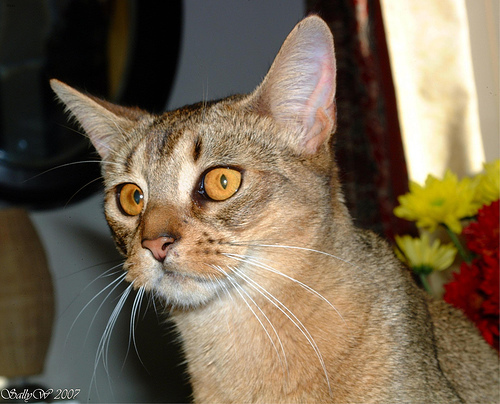
#> input picture Imagens/Abyssinian_108.jpg, 500 x 404 px; its folder holds only this picture in this run
$ python hog_pca.py
#> lines starting #> are read from the running program, lines starting #| are printed output that depends on the picture
"""
Geração de bases HOG + PCA (grid search sobre resolução x pixels por célula).
Segue a estrutura do notebook HOG_FeatureExtraction.ipynb:
  imread -> resize (anti_aliasing=True) -> rgb2gray -> hog -> classe dog/cat

Entrada : pasta "Imagens" (todas as imagens juntas)
Saída   : todasasbases/
            hog_pura/  -> HOG_<res>_<cel>x<cel>.csv
            pca/       -> HOG_<res>_<cel>x<cel>_PCA-75.csv e _PCA-90.csv
            ordem_imagens.csv -> arquivo e classe de cada linha (mesma ordem dos CSVs)

Em todos os CSVs a coluna 'classe' é a última.

Requisitos: pip install scikit-image scikit-learn pandas numpy
"""
import os
import time

import numpy as np
import pandas as pd
from skimage.io import imread
from skimage.transform import resize
from skimage.color import rgb2gray, rgba2rgb
from skimage.feature import hog
from sklearn.decomposition import PCA


PASTA_IMAGENS = "Imagens"
PASTA_SAIDA = "todasasbases"
SUBPASTA_HOG = "hog_pura"
SUBPASTA_PCA = "pca"

# Grid search
RESOLUCOES = [256, 128, 64]
PIXELS_POR_CELULA = [8, 12, 16, 20, 24, 32]

# Parâmetros fixos do HOG (iguais ao notebook)
ORIENTACOES = 9
CELULAS_POR_BLOCO = (2, 2)

# Variância explicada mantida pelo PCA
PCA_VARIANCIAS = {"PCA-75": 0.75, "PCA-90": 0.90}

EXTENSOES = (".jpg", ".jpeg", ".png")


def listar_imagens(pasta):
    """Lista os arquivos de imagem da pasta, em ordem alfabética (reprodutível)."""
    return sorted(f for f in os.listdir(pasta) if f.lower().endswith(EXTENSOES))


def definir_classe(nome_arquivo):
    """Mesma regra do notebook: raças -> 'dog' ou 'cat'.
    Se não bater com nenhuma raça, mantém o nome do arquivo (como no notebook)."""
    if "american_bulldog" in nome_arquivo or "yorkshire_terrier" in nome_arquivo:
        return "dog"
    if "Sphynx" in nome_arquivo or "Abyssinian" in nome_arquivo:
        return "cat"
    return nome_arquivo


def carregar_imagem(caminho):
    """Lê a imagem; remove canal alfa se houver (RGBA -> RGB)."""
#> called with caminho = 'Imagens/Abyssinian_108.jpg'
    img = imread(caminho)
#> img is the input picture: shape (404, 500, 3); mean R, G, B 118.6, 103, 81.7
    if img.ndim == 3 and img.shape[2] == 4:
        img = rgba2rgb(img)
    return img


def redimensionar_cinza(img, res):
    """resize (anti_aliasing=True) e depois rgb2gray, como no notebook.
    Imagens que já são em tons de cinza (2D) não passam pelo rgb2gray."""
    img = resize(img, (res, res), anti_aliasing=True)
    if img.ndim == 3:
        img = rgb2gray(img)
    return img


# ----------------------------------------------------------------------
# PIPELINE
# ----------------------------------------------------------------------
def main():
    pasta_hog = os.path.join(PASTA_SAIDA, SUBPASTA_HOG)
    pasta_pca = os.path.join(PASTA_SAIDA, SUBPASTA_PCA)
    os.makedirs(pasta_hog, exist_ok=True)
    os.makedirs(pasta_pca, exist_ok=True)

    arquivos = listar_imagens(PASTA_IMAGENS)
    if not arquivos:
        raise SystemExit(f"Nenhuma imagem encontrada em '{PASTA_IMAGENS}'.")

    classes = [definir_classe(f) for f in arquivos]
    n_sem_classe = sum(c not in ("dog", "cat") for c in classes)
    print(f"{len(arquivos)} imagens | dog: {classes.count('dog')} | "
          f"cat: {classes.count('cat')} | sem classe reconhecida: {n_sem_classe}")
    if n_sem_classe:
        print("   [AVISO] Há imagens cujo nome não bate com nenhuma raça da regra "
              "(basset_hound, saint_bernard, Bombay, Abyssinian). "
              "Nelas a classe ficou igual ao nome do arquivo.")

    # Guarda a ordem das imagens (linha i dos CSVs = arquivo i desta lista)
    pd.DataFrame({"arquivo": arquivos, "classe": classes}).to_csv(
        os.path.join(PASTA_SAIDA, "ordem_imagens.csv"), index=False
    )

    imagens = [carregar_imagem(os.path.join(PASTA_IMAGENS, f)) for f in arquivos]

    inicio_total = time.time()
    total_bases = 0

    for res in RESOLUCOES:
        # Redimensiona + converte para cinza uma vez por resolução
        preparadas = [redimensionar_cinza(img, res) for img in imagens]

        for cel in PIXELS_POR_CELULA:
            t0 = time.time()
            nome_base = f"HOG_{res}_{cel}x{cel}"
            print(f"\n>> {nome_base}")

            try:
                feats = np.array([
                    hog(
                        im,
                        orientations=ORIENTACOES,
                        pixels_per_cell=(cel, cel),
                        cells_per_block=CELULAS_POR_BLOCO,
                        visualize=False,
                    )
                    for im in preparadas
                ])
            except Exception as e:
                print(f"   [ERRO] HOG falhou: {e}")
                continue

            #Base HOG pura
            colunas = [f"hog_feature_{i + 1}" for i in range(feats.shape[1])]
            df_hog = pd.DataFrame(feats, columns=colunas)
            df_hog["classe"] = classes
            df_hog.to_csv(os.path.join(pasta_hog, f"{nome_base}.csv"),
                          sep=",", index=False)
            total_bases += 1
            print(f"   HOG: {feats.shape[1]} atributos (sem contar a coluna classe)")

            #Bases PCA
            for rotulo, var in PCA_VARIANCIAS.items():
                try:
                    pca = PCA(n_components=var, svd_solver="full", random_state=0)
                    comp = pca.fit_transform(feats)
                except Exception as e:
                    print(f"   [ERRO] {rotulo} falhou: {e}")
                    continue

                cols_pca = [f"pca_{i + 1}" for i in range(comp.shape[1])]
                df_pca = pd.DataFrame(comp, columns=cols_pca)
                df_pca["classe"] = classes
                df_pca.to_csv(os.path.join(pasta_pca, f"{nome_base}_{rotulo}.csv"),
                              sep=",", index=False)
                total_bases += 1
                print(f"   {rotulo}: {comp.shape[1]} atributos")

            print(f"   ({time.time() - t0:.1f}s)")
#> this loop made 3 passes
#> pass 1, in redimensionar_cinza, `img = resize(img, (res, res), anti_aliasing=True)`:
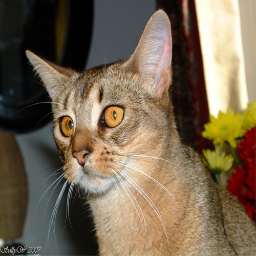
#> img: shape (256, 256, 3) float64; mean of channels 0, 1, 2 0.465, 0.404, 0.32; drawn as R, G, B
#> pass 1, in redimensionar_cinza, `img = rgb2gray(img)`:
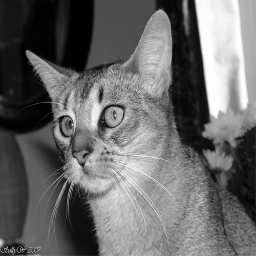
#> img: shape (256, 256) float64; min 9.97e-06, max 1, mean 0.411
#> pass 2, in redimensionar_cinza (call 2), `img = resize(img, (res, res), anti_aliasing=True)`:
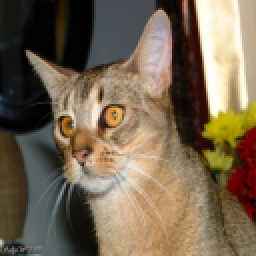
#> img: shape (128, 128, 3) float64 (shown 2 times larger); mean of channels 0, 1, 2 0.465, 0.404, 0.32; drawn as R, G, B
#> pass 2, in redimensionar_cinza (call 2), `img = rgb2gray(img)`:
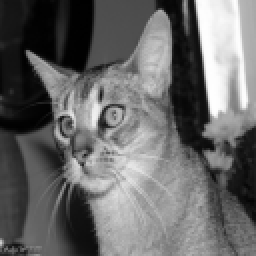
#> img: shape (128, 128) float64 (shown 2 times larger); min 0.00164, max 0.999, mean 0.411
#> after the loop, total_bases = 54

    print(f"\nConcluído: {total_bases} bases em '{PASTA_SAIDA}/' "
          f"({(time.time() - inicio_total) / 60:.1f} min)")


if __name__ == "__main__":
    main()

$ run again, on Imagens/Abyssinian_150.jpg
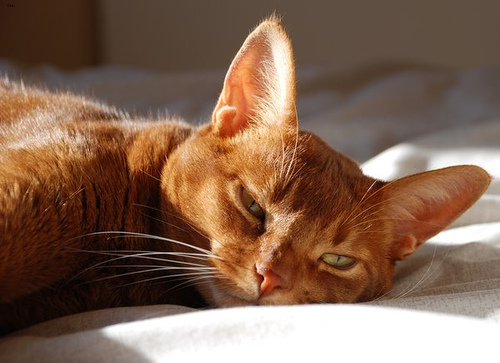
#> input picture Imagens/Abyssinian_150.jpg, 500 x 363 px
#> in carregar_imagem, img is the input picture: shape (363, 500, 3); mean R, G, B 131.6, 101.9, 83
#> the loop in main, `for res in RESOLUCOES:` made 3 passes
#> pass 1, in redimensionar_cinza, `img = rgb2gray(img)`:
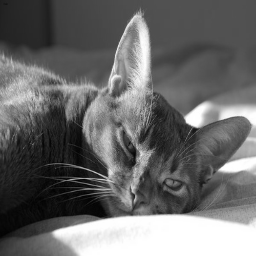
#> img: shape (256, 256) float64; min 0.00921, max 1, mean 0.419
#> pass 2, in redimensionar_cinza (call 2), `img = rgb2gray(img)`:
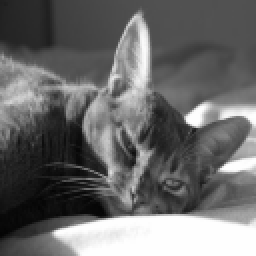
#> img: shape (128, 128) float64 (shown 2 times larger); min 0.0182, max 1, mean 0.419
#> after the loop in main, `for res in RESOLUCOES:`: total_bases = 54

$ run again, on Imagens/Abyssinian_159.jpg
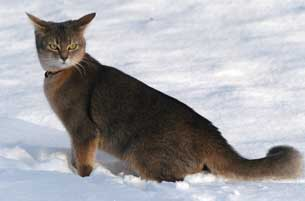
#> input picture Imagens/Abyssinian_159.jpg, 305 x 201 px
#> in carregar_imagem, img is the input picture: shape (201, 305, 3); mean R, G, B 165.7, 164.8, 168.8
#> the loop in main, `for res in RESOLUCOES:` made 3 passes
#> pass 1, in redimensionar_cinza, `img = resize(img, (res, res), anti_aliasing=True)`:
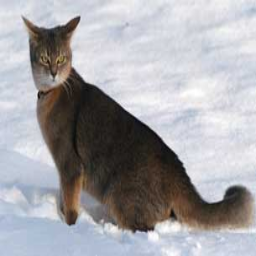
#> img: shape (256, 256, 3) float64; mean of channels 0, 1, 2 0.65, 0.646, 0.662; drawn as R, G, B
#> pass 1, in redimensionar_cinza, `img = rgb2gray(img)`:
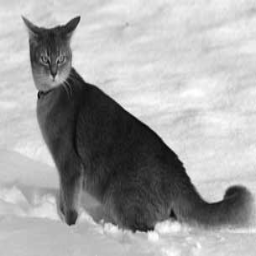
#> img: shape (256, 256) float64; min 0.0116, max 1, mean 0.648
#> after the loop in main, `for res in RESOLUCOES:`: total_bases = 54

$ run again, on Imagens/Abyssinian_165.jpg
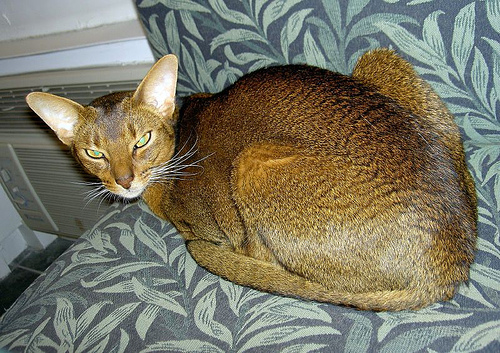
#> input picture Imagens/Abyssinian_165.jpg, 500 x 353 px
#> in carregar_imagem, img is the input picture: shape (353, 500, 3); mean R, G, B 122.3, 119.2, 101.5
#> the loop in main, `for res in RESOLUCOES:` made 3 passes
#> pass 1, in redimensionar_cinza, `img = rgb2gray(img)`:
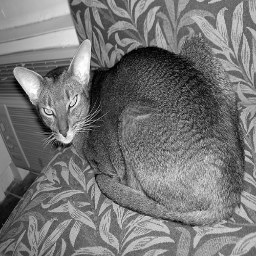
#> img: shape (256, 256) float64; min 0.00317, max 0.997, mean 0.465
#> pass 2, in redimensionar_cinza (call 2), `img = rgb2gray(img)`:
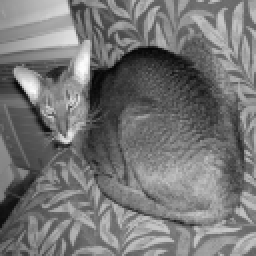
#> img: shape (128, 128) float64 (shown 2 times larger); min 0.0183, max 0.993, mean 0.465
#> after the loop in main, `for res in RESOLUCOES:`: total_bases = 54

$ run again, on Imagens/Abyssinian_122.jpg
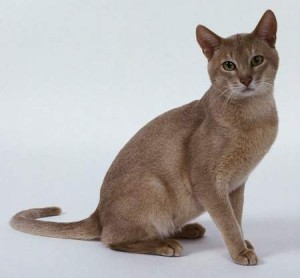
#> input picture Imagens/Abyssinian_122.jpg, 300 x 278 px
#> in carregar_imagem, img is the input picture: shape (278, 300, 3); mean R, G, B 180, 175.5, 174.2
#> the loop in main, `for res in RESOLUCOES:` made 3 passes
#> pass 2, in redimensionar_cinza (call 2), `img = resize(img, (res, res), anti_aliasing=True)`:
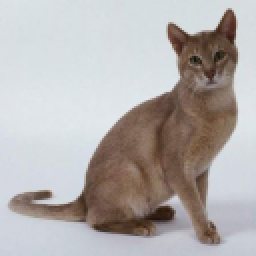
#> img: shape (128, 128, 3) float64 (shown 2 times larger); mean of channels 0, 1, 2 0.706, 0.688, 0.683; drawn as R, G, B
#> after the loop in main, `for res in RESOLUCOES:`: total_bases = 54
